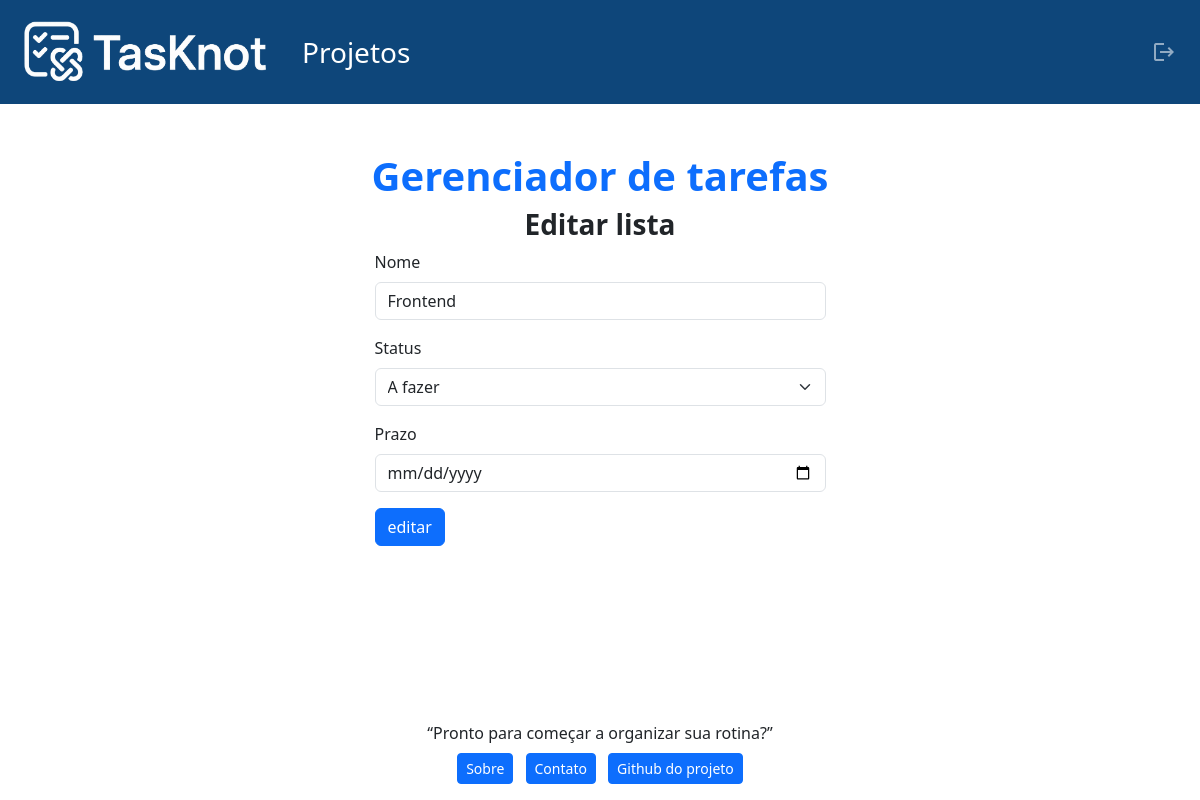
Page /list/edit/4 (signed in) on the committed database.
### task_managers/models.py (models this page shows, shortened)
class List(models.Model):
    STATUS_CHOICES=[
    ("to-do", "A fazer"),
    ("doing", "Fazendo"),
    ("done", "Feito"),
    ]
    status = models.CharField(
        max_length=10,
        choices=STATUS_CHOICES,
        default="to-do"
    )
    project = models.ForeignKey(Project, on_delete=models.CASCADE, related_name="lists")
    title = models.CharField(max_length=200)
    date_added = models.DateTimeField(auto_now_add=True)
    deadline = models.DateField(blank=True, null=True, validators=[validate_deadline])

class Project(models.Model):
    STATUS_CHOICES=[
    ("to-do", "A fazer"),
    ("doing", "Fazendo"),
    ("done", "Feito"),
    ]
    status = models.CharField(
        max_length=10,
        choices=STATUS_CHOICES,
        default="to-do"
    )
    owner = models.ForeignKey(settings.AUTH_USER_MODEL, on_delete=models.CASCADE)
    title = models.CharField(max_length=200)
    date_added = models.DateTimeField(auto_now_add=True)
    deadline = models.DateField(blank=True, null=True, validators=[validate_deadline])
    def __str__(self):
        return self.title

### task_managers/views.py (the view)
# urls.py: path('list/edit/<int:list_id>',views.edit_list, name='edit_list'),
@login_required
def edit_list(request, list_id):
    list = get_object_or_404(List, pk=list_id)
    form = ListForm(request.POST or None, instance=list)
    if form.is_valid():
        form.save()
        messages.success(request,'Lista atualizada com sucesso!')
        return HttpResponseRedirect(reverse('project', args=[list.project.id]))
    context = {'form':form, 'list':list}
    return render(request, 'task_managers/edit_list.html',context)

### task_managers/forms.py
class ListForm(forms.ModelForm):
    deadline = forms.DateField(
        required=False,
        widget=forms.DateInput(attrs={'type':'date'}, format='%Y-%m-%d'),
        input_formats=['%Y-%m-%d'],
        label='Prazo')
    class Meta():
        model = List
        fields = ['title', 'status', 'deadline']
        labels = {'title': 'Nome', 'status': 'Status'}

### task_managers/templates/task_managers/edit_list.html (shortened to what this page needs)
{% extends "task_managers/base.html" %}
{%block content%}
{% load django_bootstrap5 %}
<h1 class="fw-bold text-center">
    <a href="{% url 'project' list.project.id %}"
    class="link-offset-2 link-underline link-underline-opacity-0"
    >{{list.project}}</a>
</h1>
<h3 class="fw-bold text-center">Editar lista</h3>
<div class="row justify-content-center">
    <div class="col-md-5">
        <form action="{% url 'edit_list' list.id %}" method="post">
        {% bootstrap_form form %}
        <button type="submit" class="btn btn-primary">editar</button>
        </form>
    </div>
</div>
{% endblock%}

### rows in the picture
List: project "Gerenciador de tarefas", title "Frontend", status "A fazer"
